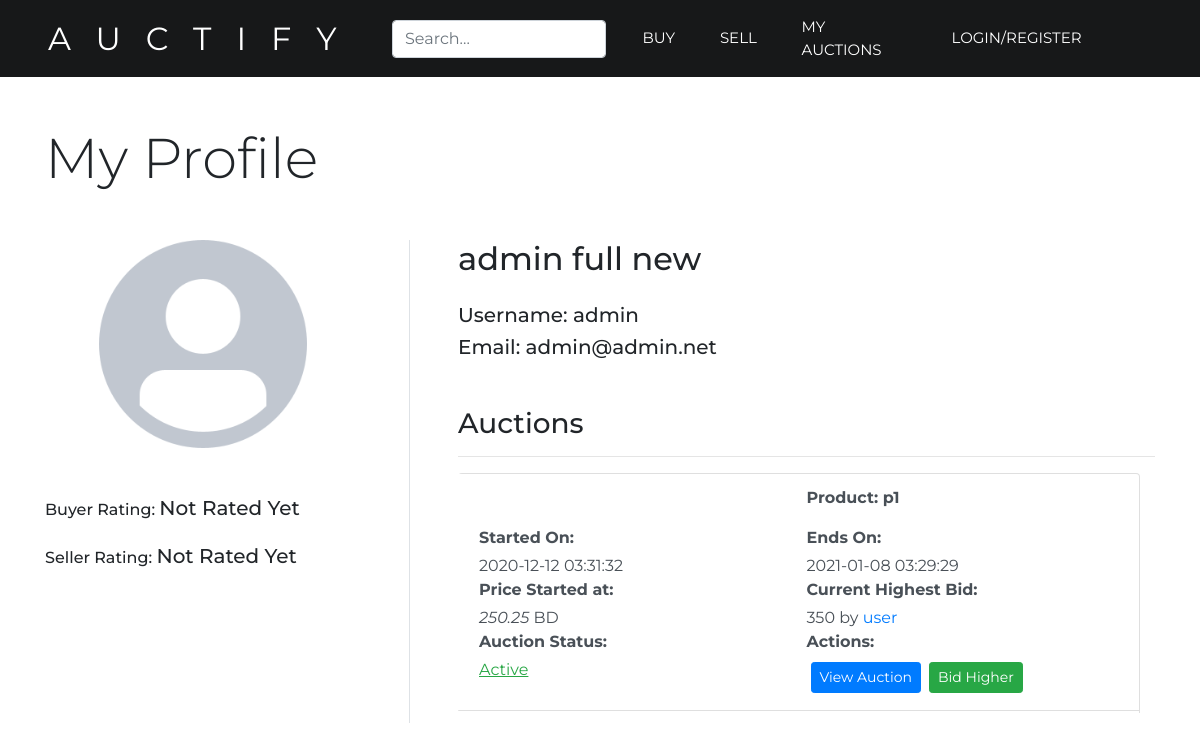
The app's page /viewUser.php?user=admin, older data.
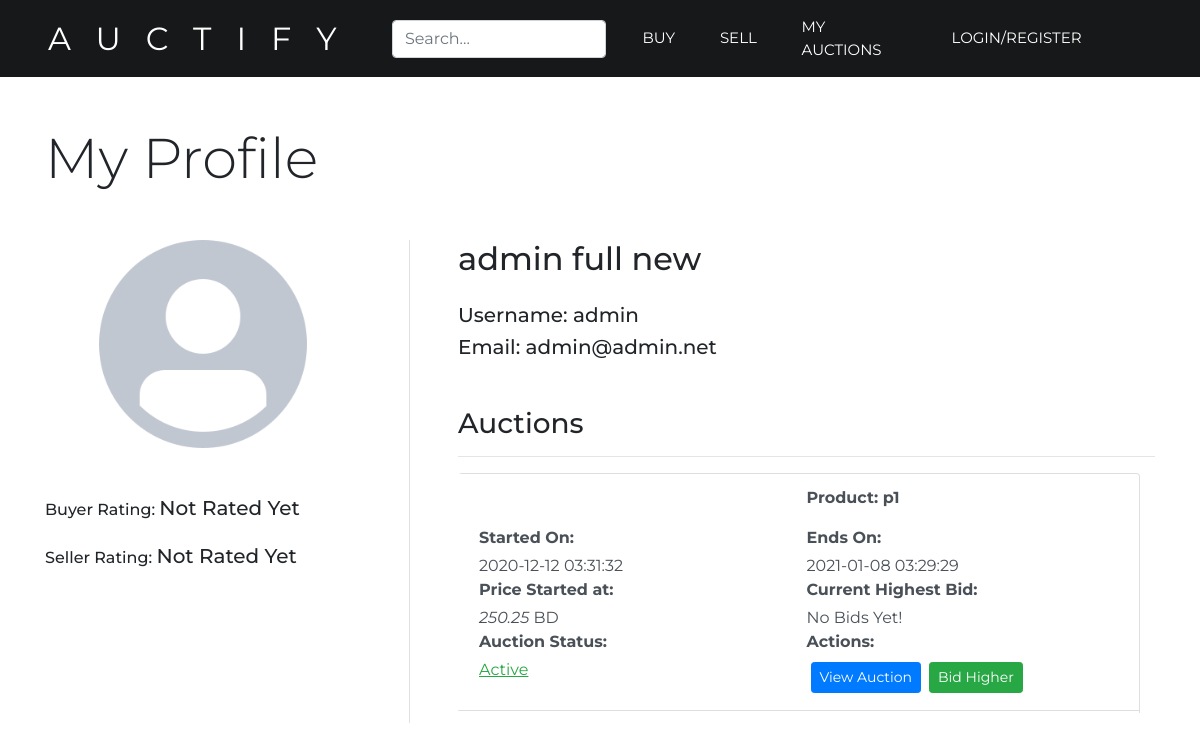
The same page, newer data.
### tables this page shows
CREATE TABLE `auctions` (
  `id` int(11) NOT NULL,
  `owner` varchar(30) NOT NULL,
  `product` int(11) NOT NULL,
  `start` datetime NOT NULL,
  `end` datetime NOT NULL,
  `startprice` float NOT NULL,
  `bid` float DEFAULT NULL,
  `bidder` varchar(30) DEFAULT NULL,
  `status` varchar(15) NOT NULL
);

CREATE TABLE `products` (
  `id` int(11) NOT NULL,
  `name` varchar(50) NOT NULL,
  `details` varchar(200) NOT NULL,
  `category` varchar(50) NOT NULL
);

### viewUser.php (the view, shortened to what the changed rows need)
<?php
extract($_REQUEST);
require('connection.php');
$username = $user;
$sql = $db->prepare("SELECT * FROM users WHERE username=?");
if ($sql->execute(array($username))){
	while ($info = $sql->fetch(PDO::FETCH_ASSOC)) {
		$username = $info['username'];
	}
}
$sql = $db->prepare("SELECT auctions.*, products.name FROM auctions, products WHERE auctions.owner=? AND products.id=auctions.product");
$sql->execute(array($username));
$userAuctions = $sql->fetchAll();
$auctionsCount = $sql->rowCount();
function displayAuctions($userAuctions){
    global $auctionsCount;
    if ($auctionsCount == 0) {
        echo '<div style="height: 25vh;">';
        echo '<li class="list-group-item">';
            echo '<h3 class="text-center">User Does Not Own Any Auctions Currently</h3>';
        echo '</li>';
        echo '</div>';
    } else {
        foreach ($userAuctions as $auction) {
            ?>
            <li class="row list-group-item list-group-item-action">
                <div class="col-6">
                </div>
                <div class="col-6">
                    <p class="font-weight-bold">
                        Product: <?php echo $auction['name'];?>
                    </p>
                </div>
                <div class="col-6">
                    <p class="mb-1 font-weight-bold">
                        Started On:<br>
                    </p>
                    <?php echo $auction['start'];?>
                </div>
                <div class="col-6">
                    <p class="mb-1 font-weight-bold">
                        Ends On:<br>
                    </p>
                    <?php echo $auction['end'];?>
                </div>
                <div class="col-6">
                    <p class="mb-1 font-weight-bold">Price Started at: </p>
                    <em><?php echo $auction['startprice'];?></em> BD
                </div>
                <div class="col-6">
                    <p class="mb-1 font-weight-bold">Current Highest Bid: </p>
                    <?php
                    if(isset($auction['bid'])){
                        $bid = $auction['bid'];
                        $bidder = $auction['bidder'];
                        echo "$bid by <a href='viewUser.php?user=$bidder'>$bidder</a>";
                    }
                    else {
                        echo "No Bids Yet!";
                    }
                    ?>
                </div>
                <div class="col-6">
                    <p class="mb-1 font-weight-bold">Auction Status: </p>
                    <?php
                        $status = $auction['status'];
                        if ($status == 'active') {
                            echo "<p class='text-success'><u>Active</u></p>";
                        } elseif ($status == 'pending') {
                            echo "<p class='text-warning'><u>Pending</u></p>";
                        } elseif ($status == 'noparticipation') {
                            echo "<p class='text-secondary'><u>No Participations</u></p>";
                        } elseif ($status == 'successful') {
                            echo "<p class='text-success'><u>Successful</u></p>";
                        } elseif ($status == 'failed') {
                            echo "<p class='text-danger'><u>Failed</u></p>";
                        } elseif ($status == 'completed') {
                            echo "<p class='text-success'><u>Completed</u></p>";
                        }
                    ?>
                </div>
                <div class="col-6">
                    <p class="mb-1 font-weight-bold">Actions:</p>
                    <?php
                        $auctionid = $auction['id'];
                        echo "<a href='viewAuction.php?auctionid=$auctionid' class='btn btn-sm btn-primary m-1'>View Auction</a>";
                        if ($status == 'active') {
                            echo "<a href='bid.php?auctionid=$auctionid' class='btn btn-sm btn-success m-1'>Bid Higher</a>";
                        }
                    ?>
                </div>
            </li>
            <?php
        }
    }
}
?>
<!DOCTYPE html>
<html>
<head>
	<?php include 'head.php'; ?>
</head>
<body>
	<div class="container">
		<h1 class="display-4 text-left mb-5">My Profile</h1>
		<div class="row">
			<div class="col-8 pl-5">
				<div id="settings" class="mt-5">
                    <ul class="list-group" style="height: 30vh; margin-bottom: 10px; overflow:hidden; overflow-y:scroll; -webkit-overflow-scrolling: touch;">
                        <?php displayAuctions($userAuctions); ?>
                    </ul>
				</div>
			</div>
		</div>
	</div>
</body>
</html>

Row changes from the older to the newer data that the page shows:
changed auctions: bid "350" → (not shown); bidder "user" → (not shown); bid "by" → "No Bids Yet!"
